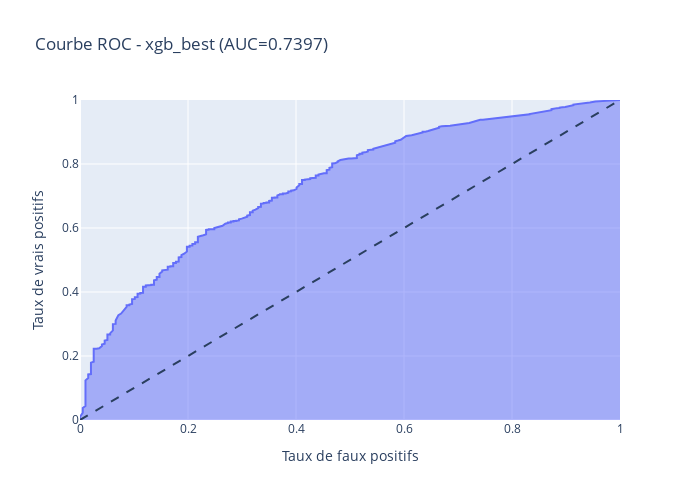
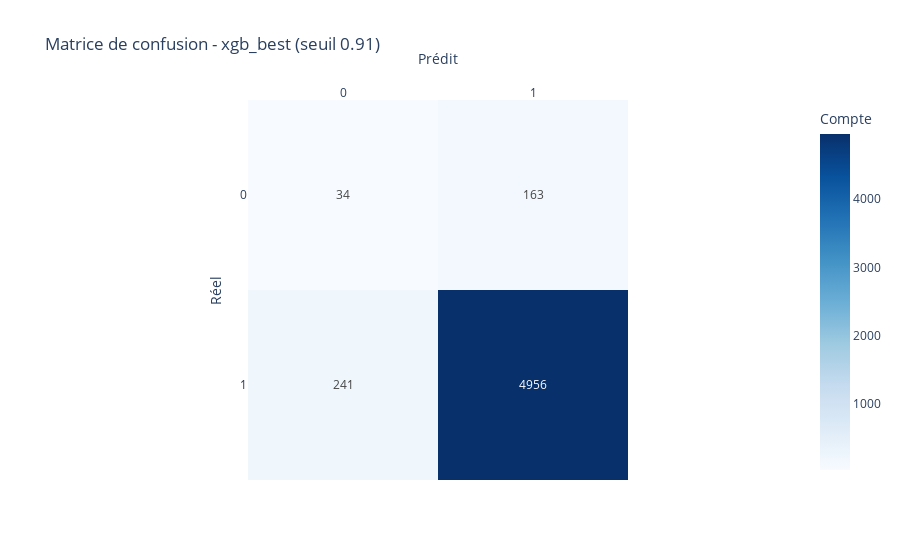

Notebook code cell kept with these figures, in order:
### Code cell
from sklearn.metrics import confusion_matrix, roc_curve

# Seuil, matrice de confusion et courbe ROC pour xgb_best

assert 'xgb_best' in globals(), "xgb_best indisponible."
assert 'X_test' in globals() and 'y_test' in globals(), "X_test / y_test manquants."


# Seuil actuel (par défaut pour predict_proba -> decision): 0.5
THRESHOLD = 0.91
print(f"Seuil (threshold) actuel utilisé pour la décision: {THRESHOLD:.2f}")

# Scores et prédictions
y_score = xgb_best.predict_proba(X_test[var_model])[:, 1]
y_pred = (y_score >= THRESHOLD).astype(int)

# Matrice de confusion
cm = confusion_matrix(y_test, y_pred, labels=[0, 1])
cm_df = pd.DataFrame(cm, index=['Vrai 0', 'Vrai 1'], columns=['Prédit 0', 'Prédit 1'])
print("Matrice de confusion (labels: 0=Mauvais Payeur, 1=Bon Payeur):")
display(cm_df)

# ROC & AUC
fpr, tpr, _ = roc_curve(y_test, y_score)
auc_val = roc_auc_score(y_test, y_score)

roc_df = pd.DataFrame({'FPR': fpr, 'TPR': tpr})
fig = px.area(
    roc_df,
    x='FPR',
    y='TPR',
    title=f"Courbe ROC - xgb_best (AUC={auc_val:.4f})",
    labels={'FPR': 'Taux de faux positifs', 'TPR': 'Taux de vrais positifs'},
    width=700,
    height=500
)
fig.add_shape(type='line', line=dict(dash='dash'), x0=0, x1=1, y0=0, y1=1)
fig.update_xaxes(range=[0, 1])
fig.update_yaxes(range=[0, 1])
fig.show()

# Heatmap de la matrice de confusion
fig_cm = px.imshow(
    cm,
    text_auto=True,
    color_continuous_scale='Blues',
    labels=dict(x='Prédit', y='Réel', color='Compte'),
    x=['0', '1'],
    y=['0', '1'],
    title=f"Matrice de confusion - xgb_best (seuil {THRESHOLD:.2f})"
)
fig_cm.update_xaxes(side='top')
fig_cm.show()

### Figure 1 — Plotly figure (JSON) as saved in the notebook; plotly's stock layout.template omitted (floating-point values rounded to 4 significant figures; data arrays with more than 128 entries replaced by an {"elided": "..."} marker saying what was removed)
{"data": [{"fillpattern": {"shape": ""}, "hovertemplate": "Taux de faux positifs=%{x}<br>Taux de vrais positifs=%{y}<extra></extra>", "legendgroup": "", "line": {"color": "#636efa"}, "marker": {"symbol": "circle"}, "mode": "lines", "name": "", "orientation": "v", "showlegend": false, "stackgroup": "1", "type": "scatter", "x": {"elided": "959 float values"}, "xaxis": "x", "y": {"elided": "959 float values"}, "yaxis": "y"}], "layout": {"height": 500, "legend": {"tracegroupgap": 0}, "shapes": [{"line": {"dash": "dash"}, "type": "line", "x0": 0, "x1": 1, "y0": 0, "y1": 1}], "title": {"text": "Courbe ROC - xgb_best (AUC=0.7397)"}, "width": 700, "xaxis": {"anchor": "y", "domain": [0, 1], "range": [0, 1], "title": {"text": "Taux de faux positifs"}}, "yaxis": {"anchor": "x", "domain": [0, 1], "range": [0, 1], "title": {"text": "Taux de vrais positifs"}}}}

### Figure 2 — Plotly figure (JSON) as saved in the notebook; plotly's stock layout.template omitted (floating-point values rounded to 4 significant figures)
{"data": [{"coloraxis": "coloraxis", "hovertemplate": "Prédit: %{x}<br>Réel: %{y}<br>Compte: %{z}<extra></extra>", "name": "0", "texttemplate": "%{z}", "type": "heatmap", "x": ["0", "1"], "xaxis": "x", "y": ["0", "1"], "yaxis": "y", "z": [[34, 163], [241, 4956]]}], "layout": {"coloraxis": {"colorbar": {"title": {"text": "Compte"}}, "colorscale": [[0, "rgb(247,251,255)"], [0.125, "rgb(222,235,247)"], [0.25, "rgb(198,219,239)"], [0.375, "rgb(158,202,225)"], [0.5, "rgb(107,174,214)"], [0.625, "rgb(66,146,198)"], [0.75, "rgb(33,113,181)"], [0.875, "rgb(8,81,156)"], [1, "rgb(8,48,107)"]]}, "title": {"text": "Matrice de confusion - xgb_best (seuil 0.91)"}, "xaxis": {"anchor": "y", "constrain": "domain", "domain": [0, 1], "scaleanchor": "y", "side": "top", "title": {"text": "Prédit"}}, "yaxis": {"anchor": "x", "autorange": "reversed", "constrain": "domain", "domain": [0, 1], "title": {"text": "Réel"}}}}
